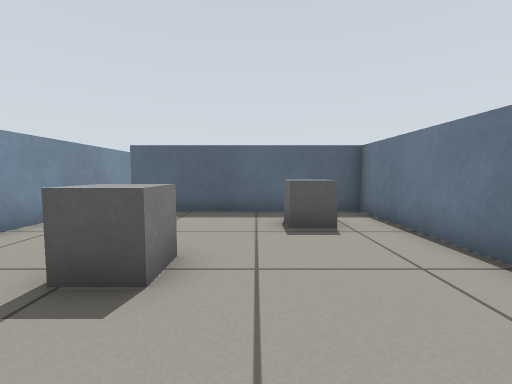
[1] (above)

22 first-person views from a walk through a world built for the Gazebo simulator. The camera is 0.57 m above the floor, tilts 4° down and sees 90° across. The floor is counted in squares, 0.5 m on a side. Each view is taken from the middle of a square. On the plan, view 1 faces up. The plan holds only what a view shows up to about 12 squares ahead; the rest is blank. The place goes on beyond the plan.

[2]
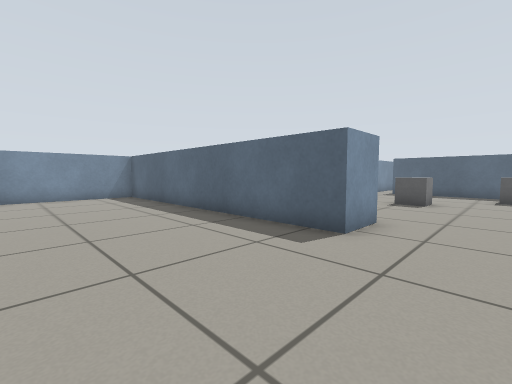

[3]
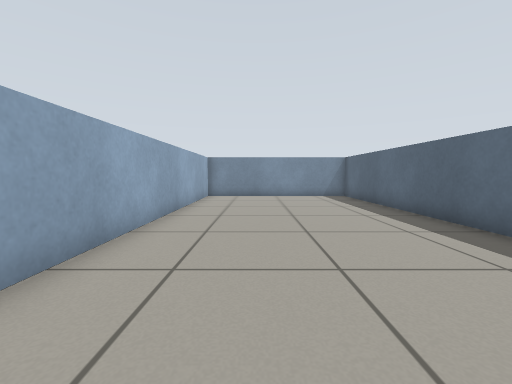

[4]
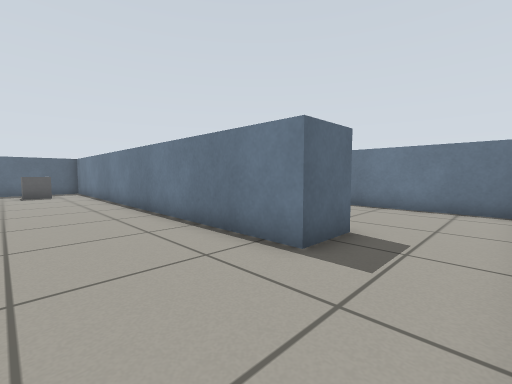

[5]
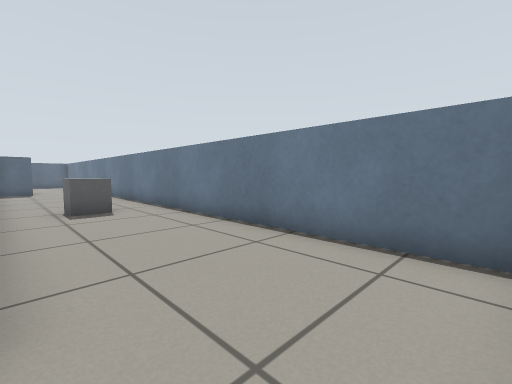

[6]
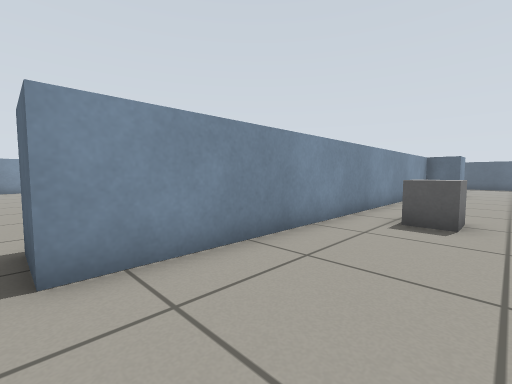

[7]
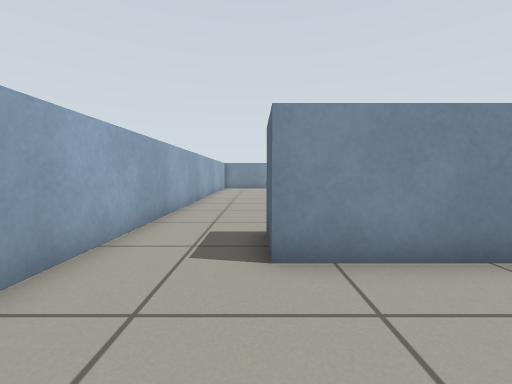

[8]
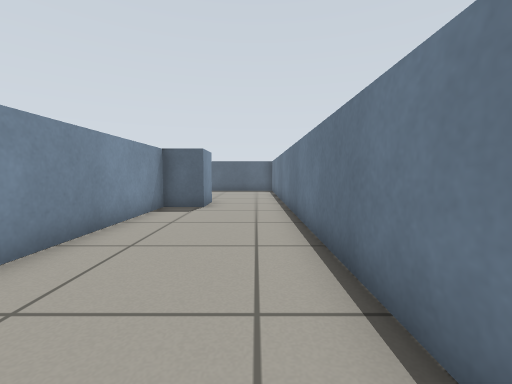

[9]
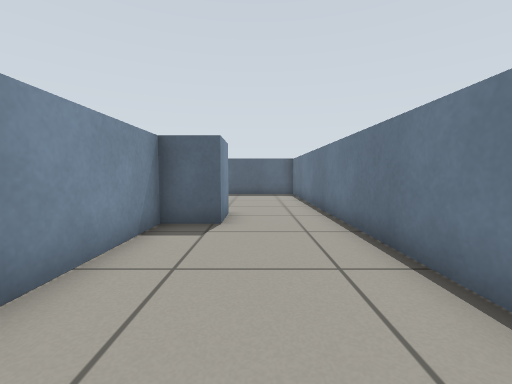

[10]
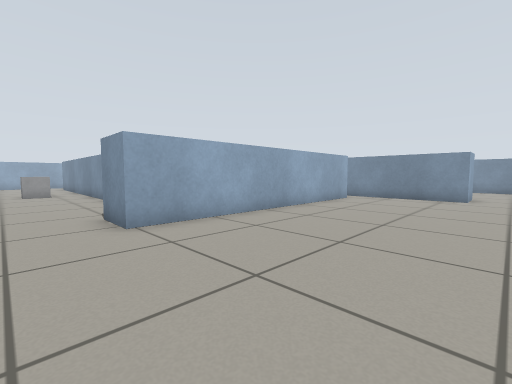

[11]
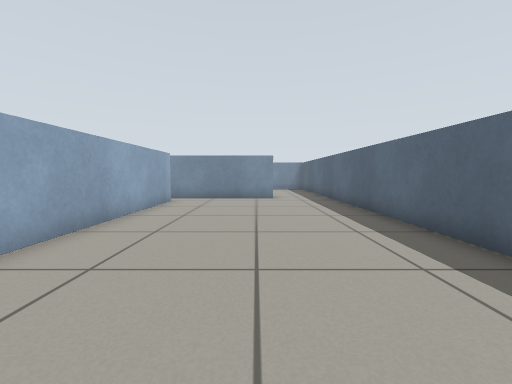

[12]
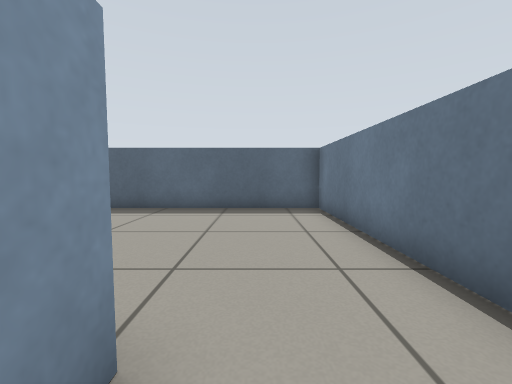

[13]
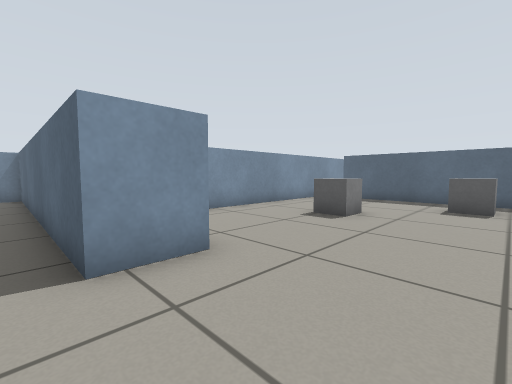

[14]
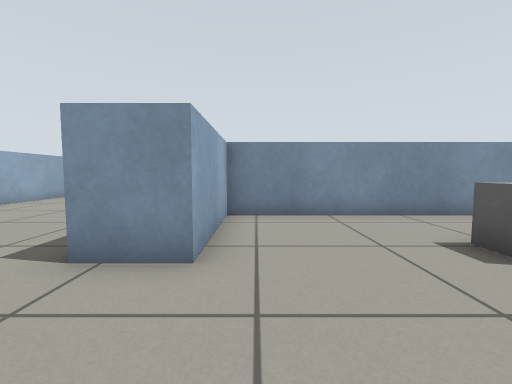

[15]
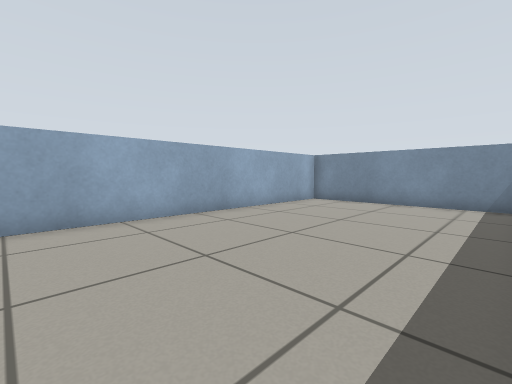

[16]
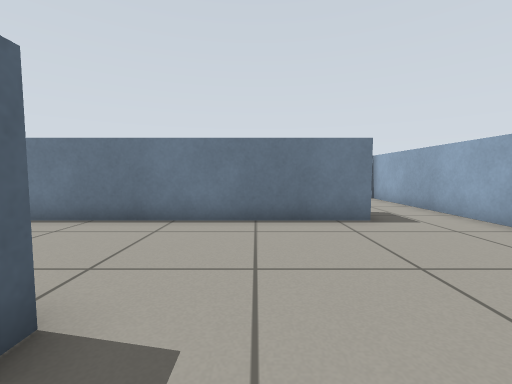

[17]
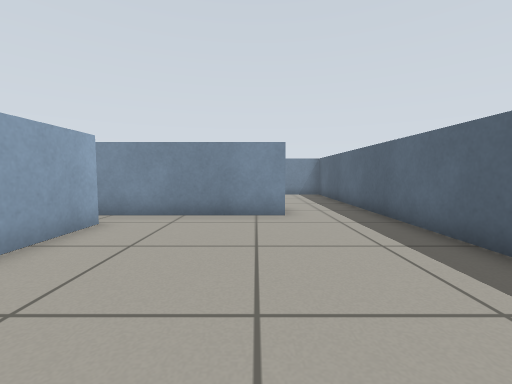

[18]
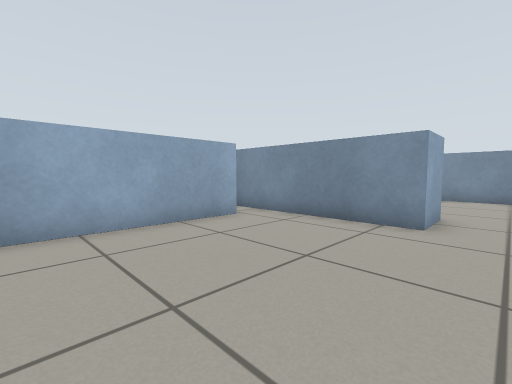

[19]
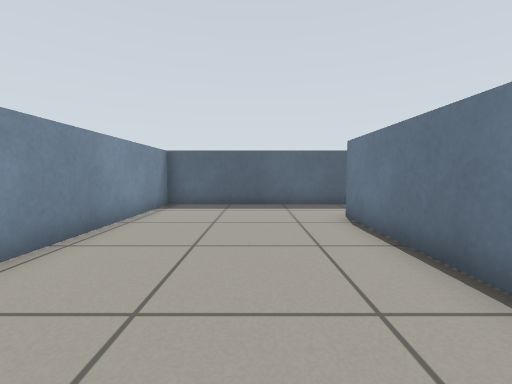

[20]
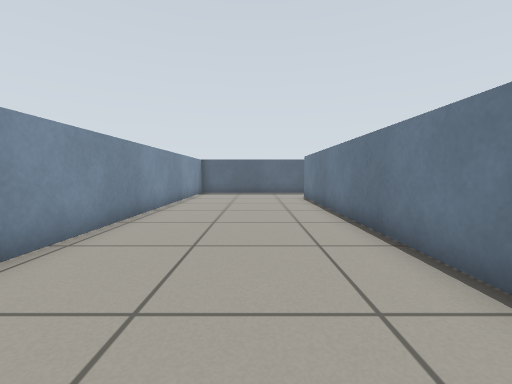

[21]
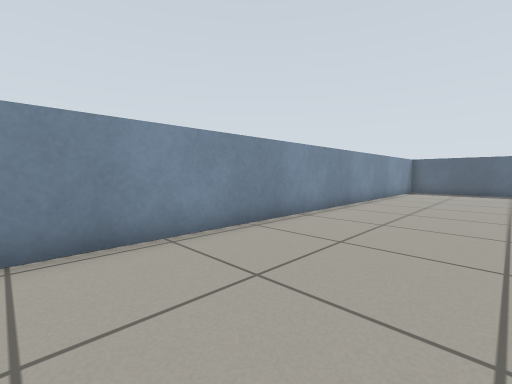

[22]
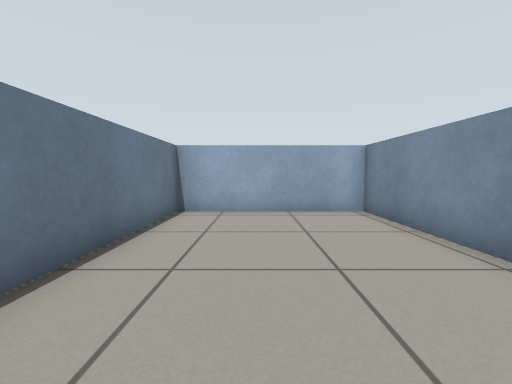

### Floor plan
Points are (right, up) in squares from view 1. A wall is a line through its corners. A room is listed if a view was taken in it or the views show most of it. See-through windows are left out.
Room 1 (views 1, 2, 3, 4, 5, 6, 7, 8, 9, 12, 13, 14, 15, 16)
walls: (9.1, -10.1) (9.1, 9.5); (-5, 8.6) (-5, -1.8) (-1.2, -1.8) (-1.2, -3.4) (-12.3, -3.4) (-12.3, -10.5) (9, -10.5); (6.2, 9.4) (6.2, 7.8) (4.8, 7.8) (4.8, -7.8) (3.2, -7.8) (3.2, 7.8) (-3.9, 7.8)
ways out: opening at (7.5, 9) to room 2
objects: grey box (-2, 3) to (-1, 3); grey box (1, 5) to (2, 6); grey box (6, -2) to (7, -1)
Room 2 (views 10, 11, 17, 18)
walls: (-3.9, 9.4) (6.2, 9.4); (-5, 13.8) (-5, 8.6); (9.1, 9.5) (9.1, 16.5) (2.1, 16.5)
ways out: opening at (7.5, 9) to room 1; opening at (-5, 15) to room 3
Room 3 (views 19, 20, 21, 22)
walls: (-5.6, 16.5) (-12.3, 16.5) (-12.3, -1.8) (-6.6, -1.8) (-6.6, 13.8) (-5, 13.8)
ways out: opening at (-5, 15) to room 2

Where each view was taken, in squares from view 1:
view 1: 0 up, 0 right, facing up
view 2: 8 down, 1 right, facing up-left
view 3: 8 down, 1 right, facing left
view 4: 10 down, 0 right, facing up-right
view 5: 10 down, 5 right, facing up-right
view 6: 8 down, 8 right, facing up-left
view 7: 8 down, 8 right, facing left
view 8: 1 down, 8 right, facing up
view 9: 2 up, 7 right, facing up
view 10: 15 up, 8 right, facing down-left
view 11: 13 up, 7 right, facing left
view 12: 8 up, 7 right, facing up
view 13: 4 down, 2 right, facing up-left
view 14: 1 down, 2 right, facing left
view 15: 4 down, 2 left, facing down-left
view 16: 5 down, 3 left, facing right
view 17: 13 up, 2 right, facing left
view 18: 15 up, 1 right, facing down-left
view 19: 7 up, 9 left, facing up
view 20: 1 up, 9 left, facing up
view 21: 1 down, 8 left, facing up-left
view 22: 6 up, 9 left, facing down
